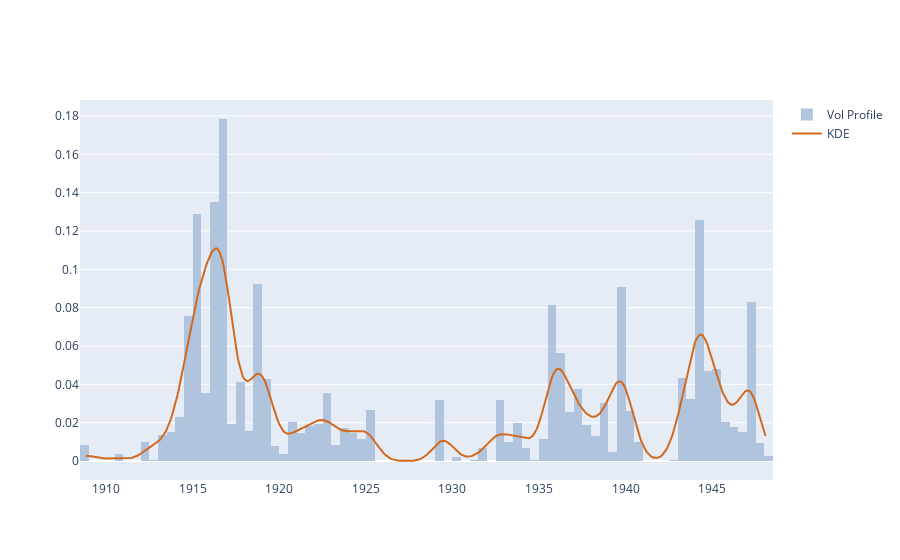

Source (notebook cell):
### Code cell
width_range=1
peaks, peak_props = signal.find_peaks(kdy, prominence=min_prom, width=width_range)

left_ips = peak_props['left_ips']
right_ips = peak_props['right_ips']
width_x0 = xr.min() + (left_ips * ticks_per_sample)
width_x1 = xr.min() + (right_ips * ticks_per_sample)
width_y = peak_props['width_heights']

fig = get_dist_plot(close, volume, xr, kdy)
fig.add_trace(go.Scatter(name='Peaks', x=pkx, y=pky, mode='markers', marker=pk_marker_args))

for x0, x1, y in zip(width_x0, width_x1, width_y):
    fig.add_shape(type='line',
        xref='x', yref='y',
        x0=x0, y0=y, x1=x1, y1=y,
        line=dict(
            color='red',
            width=2,
        )
    )
fig.show()

### Figure 1 — Plotly figure (JSON) as saved in the notebook; plotly's stock layout.template omitted (floating-point values rounded to 4 significant figures; data arrays with more than 128 entries replaced by an {"elided": "..."} marker saying what was removed)
{"data": [{"histfunc": "sum", "histnorm": "probability density", "marker": {"color": "#B0C4DE"}, "name": "Vol Profile", "nbinsx": 150, "type": "histogram", "x": {"elided": "1000 float values"}, "y": {"elided": "1000 int values"}}, {"marker": {"color": "#D2691E"}, "mode": "lines", "name": "KDE", "type": "scatter", "x": {"elided": "500 float values"}, "y": {"elided": "500 float values"}}, {"marker": {"size": 10}, "mode": "markers", "name": "Peaks", "type": "scatter", "x": [], "y": []}], "layout": {}}
